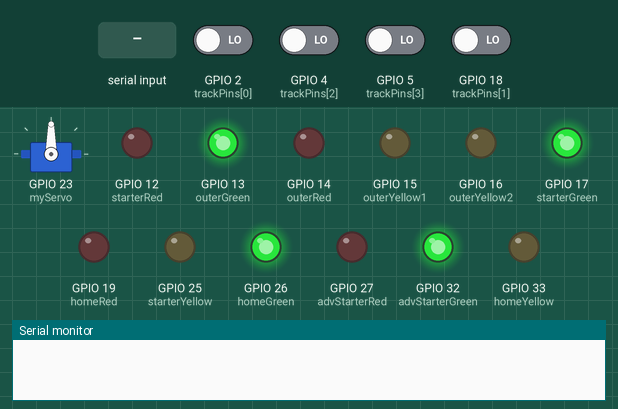
Simulated run of this program. Board: ESP32. Parts: servo, output pins drawn as LEDs (lit = HIGH), the last lines printed to the serial monitor. Inputs (shaded band) come from the test bench; at power-on: GPIO 2 (trackPins[0]), GPIO 4 (trackPins[2]), GPIO 5 (trackPins[3]), GPIO 18 (trackPins[1]) LOW.

Above: at 3.2 s.
3.3 s: GPIO 2 (trackPins[0]) driven HIGH
At 4.1 s:
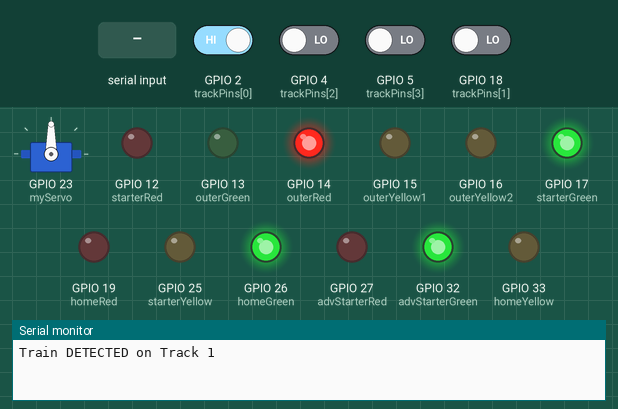
4.8 s: "1" received over Serial
At 5.3 s:
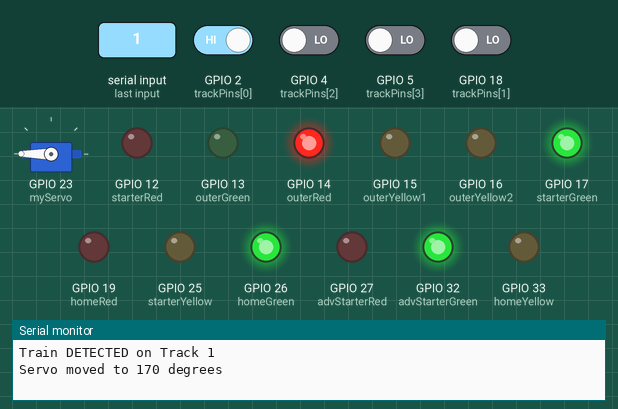
6.3 s: GPIO 4 (trackPins[2]) driven HIGH
At 7.5 s:
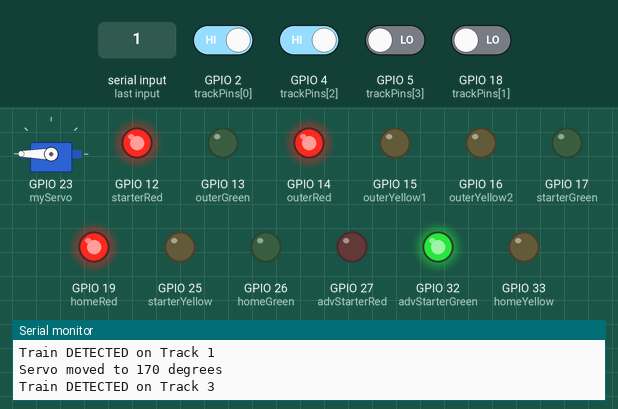
7.8 s: GPIO 5 (trackPins[3]) driven HIGH
At 9.0 s:
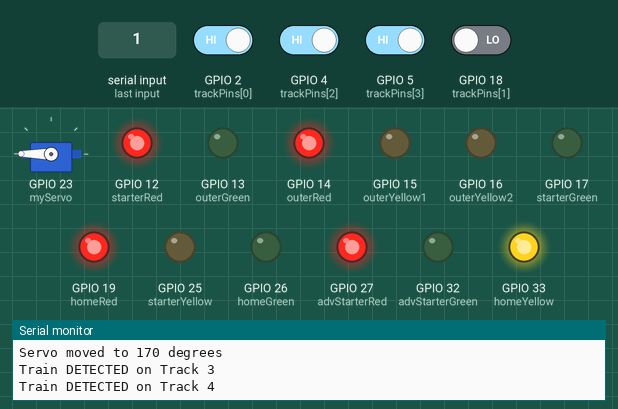
9.3 s: GPIO 2 (trackPins[0]) driven LOW
At 10.2 s:
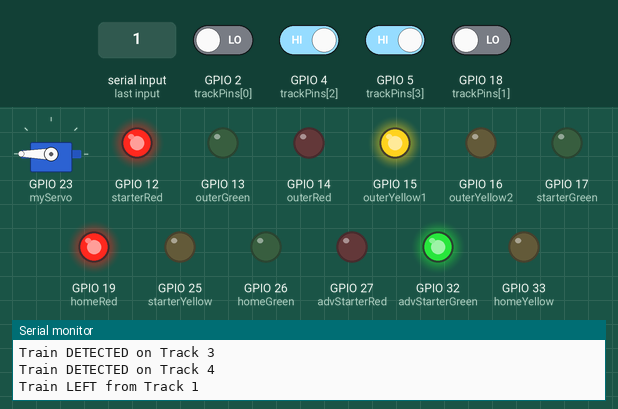
10.8 s: GPIO 18 (trackPins[1]) driven HIGH
At 11.4 s:
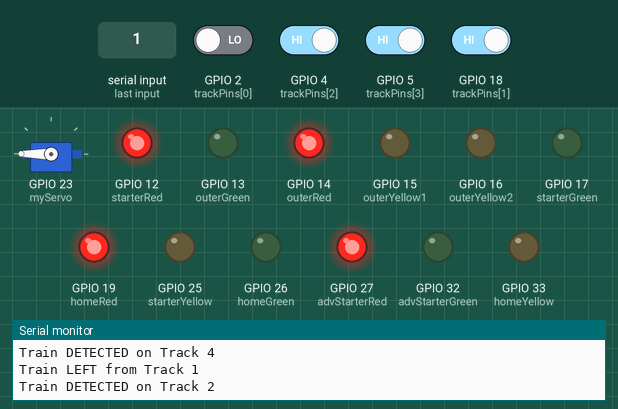
Timing chart, 0 to 13.3 s (numbered marks = the images above; inputs shaded):
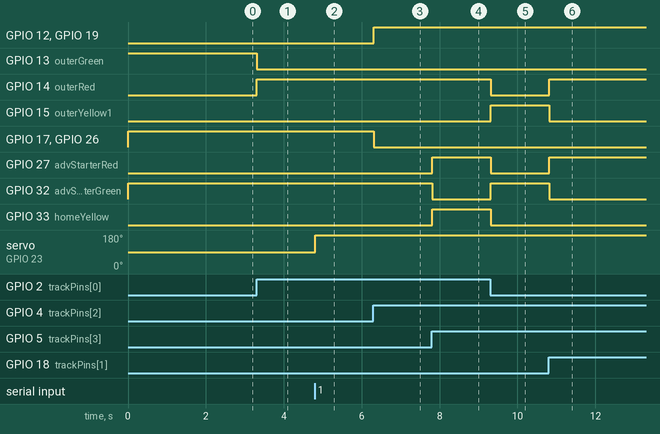

The program:

main.cpp
```cpp
#include <Wire.h>
#include <LiquidCrystal_I2C.h>
#include <Arduino.h>
#include <ESP32Servo.h>

// Track sensor pins
const int trackPins[4] = {2, 18, 4, 5}; // Track 1 to 4

// Signal LED pins for each signal
const int outerRed = 14;
const int outerYellow1 = 15;
const int outerYellow2 = 16;
const int outerGreen = 13;

const int homeRed = 19;
const int homeYellow = 33;
const int homeGreen = 26;

const int starterRed = 12;
const int starterYellow = 25;
const int starterGreen = 17;

const int advStarterRed = 27;
const int advStarterGreen = 32;

// Variables to store the state of each light
bool lastState[4] = {LOW, LOW, LOW, LOW};
bool currentState[4] = {LOW, LOW, LOW, LOW};
Servo myServo;

void updateSignals();

void setup() {
  Serial.begin(115200);
  Wire.begin(21, 22); // I2C pins for ESP32
  myServo.attach(23);


  // Set Track Pins as INPUT_PULLDOWN (prevents floating)
  for (int i = 0; i < 4; i++) {
    pinMode(trackPins[i], INPUT_PULLDOWN);
  }


  // Set signal pins as OUTPUT
  pinMode(outerRed, OUTPUT);
  pinMode(outerYellow1, OUTPUT);
  pinMode(outerYellow2, OUTPUT);
  pinMode(outerGreen, OUTPUT);

  pinMode(homeRed, OUTPUT);
  pinMode(homeYellow, OUTPUT);
  pinMode(homeGreen, OUTPUT);

  pinMode(starterRed, OUTPUT);
  pinMode(starterYellow, OUTPUT);
  pinMode(starterGreen, OUTPUT);

  pinMode(advStarterRed, OUTPUT);
  pinMode(advStarterGreen, OUTPUT);

  digitalWrite(outerGreen, HIGH); // Start with all signals green

    digitalWrite(homeGreen, HIGH);
    digitalWrite(starterGreen, HIGH);
    digitalWrite(advStarterGreen, HIGH);

  delay(2000);

}

void loop() {
  bool updateNeeded = false;
if (Serial.available() > 0) {  // Check if data is available to read
    char input = Serial.read();  // Read the incoming byte

    if (input == '1') {
      myServo.write(180);  // Move the servo to 170 degrees
      Serial.println("Servo moved to 170 degrees");
    }
    else if (input == '0') {
      myServo.write(30);   // Move the servo to 30 degrees
      Serial.println("Servo moved to 30 degrees");
    }
  }
  // Check track states
  for (int i = 0; i < 4; i++) {
    currentState[i] = digitalRead(trackPins[i]);

    // if (currentState[i] != lastState[i]) {
    //   updateNeeded = true;
    //   lastState[i] = currentState[i];
    // }

    if (currentState[i] != lastState[i]) {
        if (currentState[i] == HIGH) {
          Serial.print("Train DETECTED on Track ");
          Serial.println(i + 1);
        } else {
          Serial.print("Train LEFT from Track ");
          Serial.println(i + 1);
        }
        updateNeeded = true;
        lastState[i] = currentState[i];
      }

  }

  // Read loop line

//   if (currentLoopLineState != lastLoopLineState) {
//     updateNeeded = true;
//     lastLoopLineState = currentLoopLineState;
//   }


  if (updateNeeded) {
    updateSignals();
  }

  delay(100);
}

void updateSignals() {
  // Default: Turn off all signals
  digitalWrite(outerRed, LOW);
  digitalWrite(outerYellow1, LOW);
  digitalWrite(outerYellow2, LOW);
  digitalWrite(outerGreen, LOW);

  digitalWrite(homeRed, LOW);
  digitalWrite(homeYellow, LOW);
  digitalWrite(homeGreen, LOW);

  digitalWrite(starterRed, LOW);
  digitalWrite(starterYellow, LOW);
  digitalWrite(starterGreen, LOW);

  digitalWrite(advStarterRed, LOW);
  digitalWrite(advStarterGreen, LOW);

  // Track 1: Outer Red Signal
  if (currentState[0] == HIGH) {
    digitalWrite(outerRed, HIGH);
    // digitalWrite(outerGreen, LOW);
    // digitalWrite(outerYellow1, LOW);
    // digitalWrite(outerYellow2, LOW);
    // digitalWrite(homeRed, LOW);
    // digitalWrite(homeYellow, LOW);
    digitalWrite(homeGreen, HIGH);
    // digitalWrite(starterRed, LOW);
    // digitalWrite(starterYellow, LOW);
    digitalWrite(starterGreen, HIGH);
    // digitalWrite(advStarterRed, LOW);
    digitalWrite(advStarterGreen, HIGH);
  }
//   if (currentState[0] == LOW){
//     digitalWrite(outerGreen, HIGH);
//     digitalWrite(outerRed, LOW);
//     digitalWrite(outerYellow1, LOW);
//     digitalWrite(outerYellow2, LOW);
//     digitalWrite(homeRed, LOW);
//     digitalWrite(homeYellow, LOW);
//     digitalWrite(homeGreen, HIGH);
//     digitalWrite(starterRed, LOW);
//     digitalWrite(starterYellow, LOW);
//     digitalWrite(starterGreen, HIGH);
//     digitalWrite(advStarterRed, LOW);
//     digitalWrite(advStarterGreen, HIGH);
//   }

  // Track 2: Outer Red Signal (if Track 1 is occupied)
  else if (currentState[1] == HIGH) {
    digitalWrite(outerRed, HIGH);
    // digitalWrite(outerYellow1, LOW);
    // digitalWrite(outerYellow2, LOW);
    // digitalWrite(outerGreen, LOW);
    digitalWrite(homeRed, HIGH);

    // digitalWrite(homeYellow, HIGH);
    // digitalWrite(homeGreen, LOW);
    // digitalWrite(starterRed, LOW);
    // digitalWrite(starterYellow, LOW);
     digitalWrite(starterGreen, HIGH);
    // digitalWrite(advStarterRed, LOW);
    digitalWrite(advStarterGreen, HIGH);
  }
//   else if (currentState[1] == LOW) {
//     digitalWrite(homeRed, LOW);
//     digitalWrite(homeGreen, HIGH);
//   }

  // Track 3: Home Red and Outer Yellow1
  else if (currentState[2] == HIGH) {
    digitalWrite(homeRed, HIGH);
    // digitalWrite(homeYellow, LOW);
    // digitalWrite(outerRed, LOW);
    digitalWrite(outerYellow1, HIGH);
    digitalWrite(starterRed, HIGH);
    // digitalWrite(homeGreen, LOW);
    // digitalWrite(starterGreen, LOW);
    // digitalWrite(outerGreen, LOW);
    // digitalWrite(starterYellow, LOW);
    // digitalWrite(advStarterRed, LOW);
    digitalWrite(advStarterGreen, HIGH);
  }
//   else if (currentState[2] == LOW) {
//     digitalWrite(starterRed, LOW);
//     digitalWrite(starterYellow, HIGH);
//     digitalWrite(starterGreen, LOW);
//     digitalWrite(homeRed, LOW);
//     digitalWrite(homeGreen, HIGH);
//     digitalWrite(homeYellow, LOW);
//     digitalWrite(outerRed, LOW);
//     digitalWrite(outerYellow1, LOW);
//     digitalWrite(outerYellow2, LOW);
//     digitalWrite(outerGreen, HIGH);

//   }

  // Track 4: Starter Red, Home Yellow, Outer Yellow1 & Yellow2
  else if (currentState[3] == HIGH) {
    digitalWrite(starterRed, HIGH);
    digitalWrite(homeYellow, HIGH);
    digitalWrite(outerYellow1, HIGH);
    digitalWrite(outerYellow2, HIGH);
    digitalWrite(advStarterRed, HIGH);
    // digitalWrite(outerGreen, LOW);
    // digitalWrite(homeGreen, LOW);
    // digitalWrite(starterGreen, LOW);
    // digitalWrite(advStarterGreen, LOW);
    digitalWrite(starterYellow, HIGH);
    // digitalWrite(outerRed, LOW);
    // digitalWrite(homeRed, LOW);
  }
  if(currentState[0] == HIGH && currentState[2] == HIGH){
    digitalWrite(outerRed, HIGH);
    digitalWrite(homeRed, HIGH);
    digitalWrite(starterRed, HIGH);
    digitalWrite(advStarterGreen, HIGH);
    digitalWrite(homeGreen, LOW);
    digitalWrite(starterGreen, LOW);


  }
  if(currentState[3] == HIGH && currentState[0] == HIGH){
    digitalWrite(outerRed, HIGH);
    digitalWrite(homeYellow, HIGH);
    digitalWrite(starterRed, HIGH);
    digitalWrite(advStarterRed, HIGH);
    digitalWrite(homeGreen, LOW);
    digitalWrite(starterGreen, LOW);
    digitalWrite(advStarterGreen, LOW);


  }
  if(currentState[3] == HIGH && currentState[1] == HIGH){
    digitalWrite(homeRed, HIGH);
    digitalWrite(outerRed, HIGH);
    digitalWrite(starterRed, HIGH);
    digitalWrite(advStarterRed, HIGH);
    digitalWrite(homeGreen, LOW);
    digitalWrite(starterGreen, LOW);
    digitalWrite(advStarterGreen, LOW);


  }

  // If tracks are not occupied, turn on green signals
  else if (currentState[0] == LOW && currentState[1] == LOW && currentState[2] == LOW && currentState[3] == LOW) {
    digitalWrite(outerGreen, HIGH);
    digitalWrite(homeGreen, HIGH);
    digitalWrite(starterGreen, HIGH);
    digitalWrite(advStarterGreen, HIGH);
  }


}
```

Measured:
- after the input at 3.3 s, GPIO 13 (outerGreen): HIGH → LOW at once; GPIO 14 (outerRed): LOW → HIGH at once
- after the input at 4.8 s, servo on GPIO 23 (myServo): 90° → 180° at once
- after the input at 6.3 s, GPIO 12 (starterRed), GPIO 19 (homeRed): LOW → HIGH at once; GPIO 17 (starterGreen), GPIO 26 (homeGreen): HIGH → LOW at once
- after the input at 7.8 s, GPIO 27 (advStarterRed), GPIO 33 (homeYellow): LOW → HIGH at once; GPIO 32 (advStarterGreen): HIGH → LOW at once
- after the input at 9.3 s, GPIO 14 (outerRed), GPIO 27 (advStarterRed), GPIO 33 (homeYellow): HIGH → LOW at once; GPIO 15 (outerYellow1), GPIO 32 (advStarterGreen): LOW → HIGH at once
- after the input at 10.8 s, GPIO 14 (outerRed), GPIO 27 (advStarterRed): LOW → HIGH at once; GPIO 15 (outerYellow1), GPIO 32 (advStarterGreen): HIGH → LOW at once
